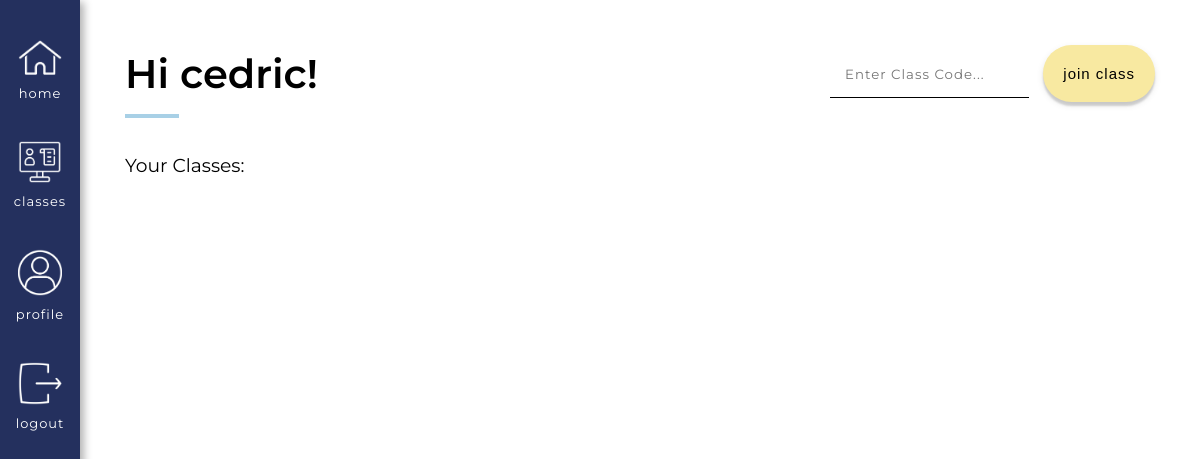
Page /user/cedric/classes (signed in) on the earlier database version.
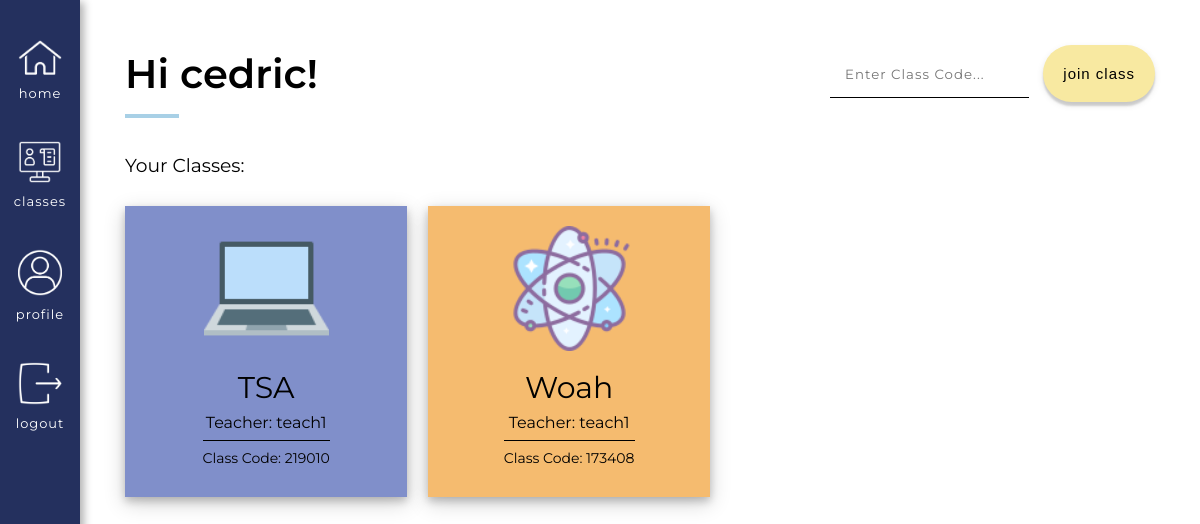
Same page on the later database version.
### app/models.py (models this page shows, shortened)
class User(UserMixin, db.Model):
    id = db.Column(db.Integer, primary_key=True)
    username = db.Column(db.String(64), index=True, unique=True) # adding columns to the database
    email = db.Column(db.String(120), index=True, unique=True)
    password_hash = db.Column(db.String(128))
    role = db.Column(db.Integer, index=False, unique=False) # 0 is Teacher, 1 is Student
    about_me = db.Column(db.String(140))
    last_seen = db.Column(db.DateTime, default=datetime.utcnow)
    posts = db.relationship('Post', backref='author', lazy='dynamic') # First part is calling it from the Post model, secret field is the backref (author)
    reactions = db.relationship('Reactions', backref='reactor', lazy='dynamic') # This will show all the reactions that this user has made
    teaches = db.relationship('Courses', backref='teacher', lazy='dynamic') # This will show all the courses that the user teaches
    signups = db.relationship('Signups', backref='student', lazy='dynamic') # This will show all of the signups of that user
    responses = db.relationship('Responses', backref='student_responder', lazy='dynamic') # This will show all the responses of that user
    prompts = db.relationship('Prompts', backref='teacher_prompter', lazy='dynamic') # This will show all forms of that teacher

class Signups(db.Model):
    id = db.Column(db.Integer, primary_key=True) # Always need ID
    user_id = db.Column(db.Integer, db.ForeignKey('user.id')) # Using the backref student will show you the actual student who signed up, inside of the foreign key should be lowercase
    course = db.Column(db.Integer, db.ForeignKey('courses.id')) # Using the backref course_id will show you the actual id of the course
    timestamp = db.Column(db.DateTime, index=True, default=datetime.utcnow) # Timestamp

class Courses(db.Model):
    id = db.Column(db.Integer, primary_key=True) # Always need ID
    course_name = db.Column(db.String(140), index=False, unique=False) # Not indexable or unique bc many people can have the same course
    code = db.Column(db.Integer, index=True, unique=True) # Indexable to link it back to the course name
    timestamp = db.Column(db.DateTime, index=True, default=datetime.utcnow) # Timestamp
    status = db.Column(db.Integer, index=False, unique=False, default=0) # 0 means the class is inactive, 1 is active
    teacher_id = db.Column(db.Integer, db.ForeignKey('user.id'))  # Taking the user ID from the user model, using backref of teacher will show you the actual teacher
    icon = db.Column(db.String(220), index=False, unique=False, default="/static/images/classes_books.png") # Icon option, turtle gif is set as the default
    color = db.Column(db.Integer, index=False, unique=False, default=0) # Adding the option to decide the color of the class
    signups = db.relationship('Signups', backref='course_id', lazy='dynamic') # This will show all the student signups for this course
    reactions = db.relationship('Reactions', backref='course_actual', lazy='dynamic') # This will show all the reactions for this course
    session = db.relationship('Session', backref='session_course_id', lazy='dynamic') # This will show you all the sessions of the course
    forms = db.relationship('Prompts', backref='course_form', lazy='dynamic') # This will show you all of the forms of the course
    responses = db.relationship('Responses', backref='course_response', lazy='dynamic') # This will show you all of the responses of the course

### app/routes.py (the view)
@app.route('/user/<username>/classes') # User's classes
@login_required
def classes(username): # the word after def has to be the same as the text in the urlfor quotation marks
    user = User.query.filter_by(username=username).first_or_404()
    if current_user.id != user.id:
        return unauthorized_access()
    user_signups_filtered = User.query.join(Signups, (Signups.user_id == User.id)).\
                                        join(Courses, (Courses.id == Signups.course)).\
                                        with_entities(Signups).\
                                        filter(Signups.user_id == user.id)
    print(x + "\n" for x in user_signups_filtered)
    teacher_courses = Courses.query.filter_by(teacher_id=user.id).all()
    return render_template('classes.html', user=user,
                                             user_signups_filtered=user_signups_filtered,
                                             teacher_courses=teacher_courses,
                                             title="Classes")

### app/models.py (called while the page is built)
@login.user_loader
def load_user(id):
        return User.query.get(int(id))

### app/routes.py (called while the page is built)
@app.before_request # This function will be executed right before the view function
def before_request():
    if current_user.is_authenticated: # Checks whether the current user is logged in
        current_user.last_seen = datetime.utcnow() # Sets the last seen to the date using the UTC time zone
        db.session.commit() # Don't need to do db.session.add() because the user is already in the database (using a current_user)

### app/templates/classes.html (shortened to what this page needs)
{% extends "base.html" %}
{% block head %}
    <link rel="stylesheet" href="{{ url_for('static', filename='css/classes.css') }}">
{% endblock %}
{% block content %}
    <div class = "classesTop">
        <div class = "titleHolder">
            <h1>Hi {{ user.username }}!</h1>
        </div>
        <div class = "createJoinCourse">
            <form action="/user/{{ user.username }}/classes/add" method='post'>
                {% if user.role == 1 %}
                    <input type="text" name="title" placeholder="Enter Class Code..." class = "joinStudent">
                    <button type="submit" class = "joinClassButton">Join Class</button>
                {% else %}
                    <a href = "{{ url_for('create', username = current_user.username) }}" class = "createLink">Create a course</a>
                {% endif %}
            </form>
        </div>
    </div>
    <h3 class = "classMargin">Your Classes: </h3>
    <div class = "classBlockHolder">
        {% for u in user_signups_filtered %}
            {% if u.course_id.color == 0 %}
                <div class = "classBlock red" id = "classBlock" onclick="divLink({{ u.course_id.id }})">
            {% elif u.course_id.color == 1 %}
                <div class = "classBlock yellow" id = "classBlock" onclick="divLink({{ u.course_id.id }})">
            {% elif u.course_id.color == 2 %}
                <div class = "classBlock blue" id = "classBlock" onclick="divLink({{ u.course_id.id }})">
            {% elif u.course_id.color == 3 %}
                <div class = "classBlock green" id = "classBlock" onclick="divLink({{ u.course_id.id }})">
            {% elif u.course_id.color == 4 %}
                <div class = "classBlock orange" id = "classBlock" onclick="divLink({{ u.course_id.id }})">
            {% elif u.course_id.color == 5 %}
                <div class = "classBlock purple" id = "classBlock" onclick="divLink({{ u.course_id.id }})">
            {% else %}
                <div class = "classBlock red" id = "classBlock" onclick="divLink({{ u.course_id.id }})">
            {% endif %}
                <div class = "classImage">
                    <img src = "{{ u.course_id.icon }}">
                </div>
                <div class = "classDescription">
                    <p class = "courseName">{{ u.course_id.course_name }} </p>
                    <p class = "courseTeacher">Teacher: {{ u.course_id.teacher.username }} </p>
                    <p class = "courseCode"> Class Code: {{ u.course_id.code }}</p>
                </div>
            </div>
        {% endfor %}
    </div>
{% endblock %}

### app/templates/base.html (shortened to what this page needs)
<!DOCTYPE html>
<html>
    <head>
        <link rel="stylesheet" href="{{ url_for('static', filename='css/base.css') }}">
        {% block head %} {% endblock %}
    </head>
    <header>
        <nav>
            <div class = "headerItem uppermost">
                <div class = "insideHeader">
                    <a class = "imageLinkHolder" href="{{ url_for('index') }}">
                        <img src = "{{ url_for('static', filename='images/Home.png') }}">
                    </a>
                    <a class="imageLabel" href="{{ url_for('index') }}">Home</a>
                </div>
            </div>
            {% if current_user.is_anonymous %}
            <div class = "headerItem">
                <div class = "insideHeader">
                    <a class = "imageLinkHolder" href="{{ url_for('login') }}">
                        <img src = "{{ url_for('static', filename='images/Login.png') }}">
                    </a>
                    <a class="imageLabel" href="{{ url_for('login') }}">Login</a>
                </div>
            </div>
            {% else %}
            <div class = "headerItem">
                <div class = "insideHeader">
                    <a class = "imageLinkHolder" href="{{ url_for('classes', username=current_user.username) }}">
                        <img src = "{{ url_for('static', filename='images/ClassesIcon.png') }}">
                    </a>
                    <a class="imageLabel" href="{{ url_for('classes', username=current_user.username) }}">Classes</a>
                </div>
            </div>
            <div class = "headerItem">
                <div class = "insideHeader">
                    <a class = "imageLinkHolder" href="{{ url_for('user', username=current_user.username) }}">
                        <img src = "{{ url_for('static', filename='images/ProfileIcon.png') }}">
                    </a>
                    <a class="imageLabel" href="{{ url_for('user', username=current_user.username) }}">Profile</a>
                </div>
            </div>
            <div class = "headerItem">
                <div class = "insideHeader">
                    <a class = "imageLinkHolder" href="{{ url_for('logout') }}">
                        <img src = "{{ url_for('static', filename='images/LogoutIcon.png') }}">
                    </a>
                    <a class="imageLabel" href="{{ url_for('logout') }}">Logout</a>
                </div>
            </div>
            {% endif %}
        </nav>
    </header>
    <body>
        <div class = "contentHolder">
            {% block content %} {% endblock %}
        </div>
    </body>
</html>

### app/static/css/base.css (style rules this page uses)
@media screen and (min-width: 600px) { header { height: 100vh; width: 80px; display: flex; align-items: center; justify-content: flex-start; font-family: Poppins, sans-serif; text-transform: uppercase; z-index: 100; font-family: "Montserrat", sans-serif; position: fixed; top: 0; box-shadow: 4px 2px 8px 0 rgba(0, 0, 0, 0.3); } }
@media screen and (min-width: 600px) { nav { background-color: #24305E; width: 100%; height: 100%; display: flex; flex-direction: column; justify-content: flex-start; align-items: center; left: 0; } }
@media screen and (min-width: 600px) { nav a { font-family: 'Montserrat', sans-serif; text-decoration: none; color: black; } }
@media screen and (min-width: 600px) { .headerItem { display: flex; flex-direction: column; justify-content: center; align-items: center; width: 100%; margin-top: 25%; margin-bottom: 25%; } }
@media screen and (min-width: 600px) { .uppermost { margin-top: 50%; } }
@media screen and (min-width: 600px) { .insideHeader { display: flex; flex-direction: column; justify-content: center; align-items: center; } }
@media screen and (min-width: 600px) { .headerItem img { width: 55%; margin-bottom: 10px; } }
@media screen and (min-width: 600px) { .imageLinkHolder { display: flex; justify-content: center; } }
@media screen and (min-width: 600px) { .headerItem a { font-size: 13px; color: white; text-transform: lowercase; letter-spacing: 1px; } }
@media screen and (min-width: 600px) { .contentHolder { margin: 45px 45px 45px 125px; } }
body { margin: 0 !important; font-family: "Montserrat", sans-serif; }
h1, p { margin: 0; }
h2, h3 { font-weight: 400; }

### app/static/css/classes.css (style rules this page uses)
@media screen and (min-width: 600px) { .classBlock { background-color: #F76C6C; display: flex; flex-direction: column; justify-content: space-between; align-items: center; padding: 2%; padding-right: 4%; padding-left: 4%; cursor: pointer; margin-right: 2%; margin-top: 1%; margin-bottom: 1%; min-width: 150px; max-width: 200px; width: 33%; height: 250px; box-shadow: 0 4px 8px 0 rgba(0, 0, 0, 0.2), 0 6px 20px 0 rgba(0, 0, 0, 0.19); transition-duration: 0.3s; -webkit-transition-duration: 0.3s; } }
@media screen and (min-width: 600px) { .classBlockHolder { display: flex; flex-wrap: wrap; justify-content: flex-start; align-items: center; } }
@media screen and (min-width: 600px) { .classImage { display: flex; align-items: center; justify-content: center; width: 95%; height: 50% } }
@media screen and (min-width: 600px) { .classImage img { height: 100%; } }
@media screen and (min-width: 600px) { .classDescription { margin-top: 15px; display: flex; flex-direction: column; justify-content: center; align-items: center; line-height: 35px; width: 100%; } }
@media screen and (min-width: 600px) { .courseName { font-size: 30px; text-align: center; } }
@media screen and (min-width: 600px) { .titleHolder h1 { position: relative; font-size: 40px; font-weight: 600; } }
@media screen and (min-width: 600px) { .titleHolder h1:after { position: absolute; content: ''; height: 4px; bottom: -20px; left: 0; right: 0; width: 28%; background: #A8D0E6; } }
@media screen and (min-width: 600px) { .classesTop { display: flex; justify-content: space-between; align-items: center; } }
.classMargin { margin-top: 5%; }
.courseTeacher { font-size: 16px; }
.courseCode { font-size: 14px; width: fit-content; border-top: 1px solid black; }
.createLink, .joinClassButton { background-color: #F8E9A1; text-decoration: none; color: black; text-transform: lowercase; letter-spacing: 1px; padding: 20px 20px; border-radius: 50px; transition-duration: 0.3s; -webkit-transition-duration: 0.3s; box-shadow: 0 4px 2px 0 rgba(0, 0, 0, 0.15), 0 3px 7px 0 rgba(0, 0, 0, 0.1); font-size: 15px; border: 0; }
.joinStudent { border: 0; border-bottom: 1px solid black; padding: 15px; font-family: 'Montserrat', sans-serif; letter-spacing: 1px; margin-right: 10px; }
.orange { background-color: rgb(245, 187, 111); }
.purple { background-color: #808fca !important; }

Differences in the rows shown:
added Signups: course_id.icon (picture), course_id.course_name "TSA", course_id.teacher.username "teach1", course_id.code "219010"
added Signups: course_id.icon (picture), course_id.course_name "Woah", course_id.teacher.username "teach1", course_id.code "173408"
